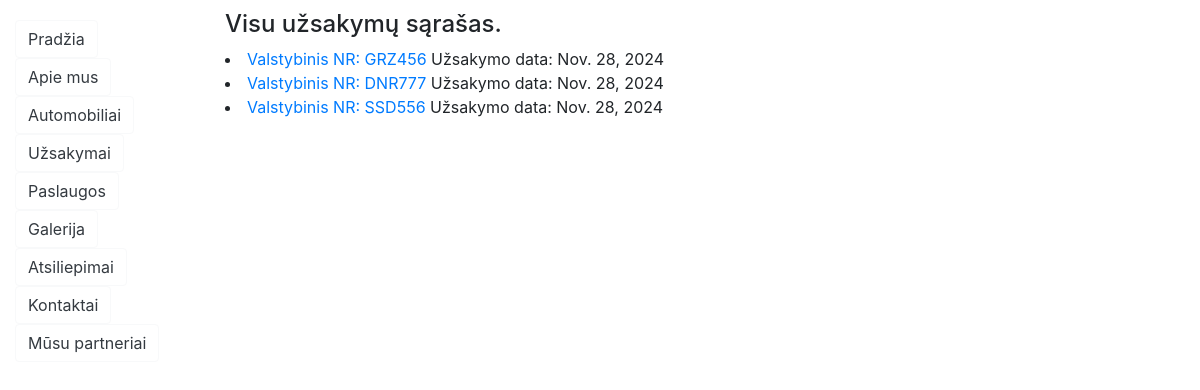
Before: /servis/uzsakymai/ with the older database file.
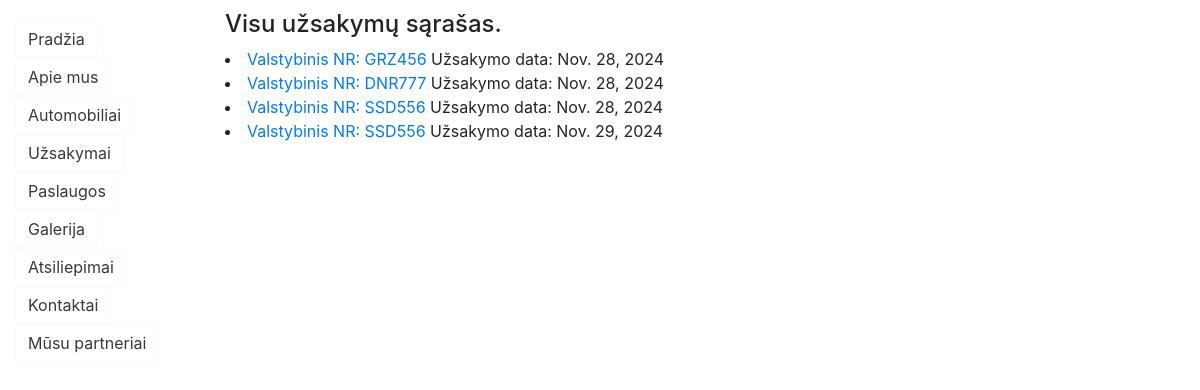
After: the same page with the newer database file.
### servis/models.py (models this page shows, shortened)
class Uzsakymas(models.Model):
    Data = models.DateField("Data", null=False)
    Automobilis = models.ForeignKey("Automobilis", on_delete=models.CASCADE, null=False)
    UZS_STATUS = (
        ("v", "Vykdoma"),
        ("l", "Laukiama"),
        ("p", "Paruošta"),
        ("n", "Nukelta"),
    )
    status = models.CharField(
        max_length=1,
        choices=UZS_STATUS,
        blank=True,
        default="l",
        help_text="Statusas"
    )
    class Meta:
        ordering = ["Data"]
        verbose_name = "Užsakymas"
        verbose_name_plural = "Užsakymai"

class Automobilis(models.Model):
    Valstybinis_NR = models.CharField("Mašinos valstybinis numeris", max_length=10, null=False)
    VIN_kodas = models.CharField("Mašinos VIN numeris/kodas", max_length=25, null=False)
    Klientas = models.CharField("Kliento Vardas Pavardė", max_length=50, null=False)
    AutomobilioModelis = models.ForeignKey("AutomobilioModelis", on_delete=models.CASCADE, null=False)
    class Meta:
        verbose_name = "Automobilis"
        verbose_name_plural = "Automobiliai"

### servis/views.py (the view)
# urls.py: path('uzsakymai/',views.UzsakymasListView.as_view(),name="uzsakymai"),
class UzsakymasListView(generic.ListView):
    model = Uzsakymas
    template_name = "uzsakymai_list.html"

### servis/templates/uzsakymai_list.html
{% extends "base.html" %}
{% block content %}
<div class="container uzsakymai">
    <h4>Visu užsakymų sąrašas.</h4>
    {% for uzs in uzsakymas_list %}
    <li><a href="{{ uzs.id }}">Valstybinis NR: {{uzs.Automobilis.Valstybinis_NR}}</a> Užsakymo data: {{uzs.Data}}</li>
    {% endfor %}
</div>
{% endblock %}

Changed rows visible on the page:
added Uzsakymas: Automobilis.Valstybinis_NR "SSD556", Data "Nov. 29, 2024"
